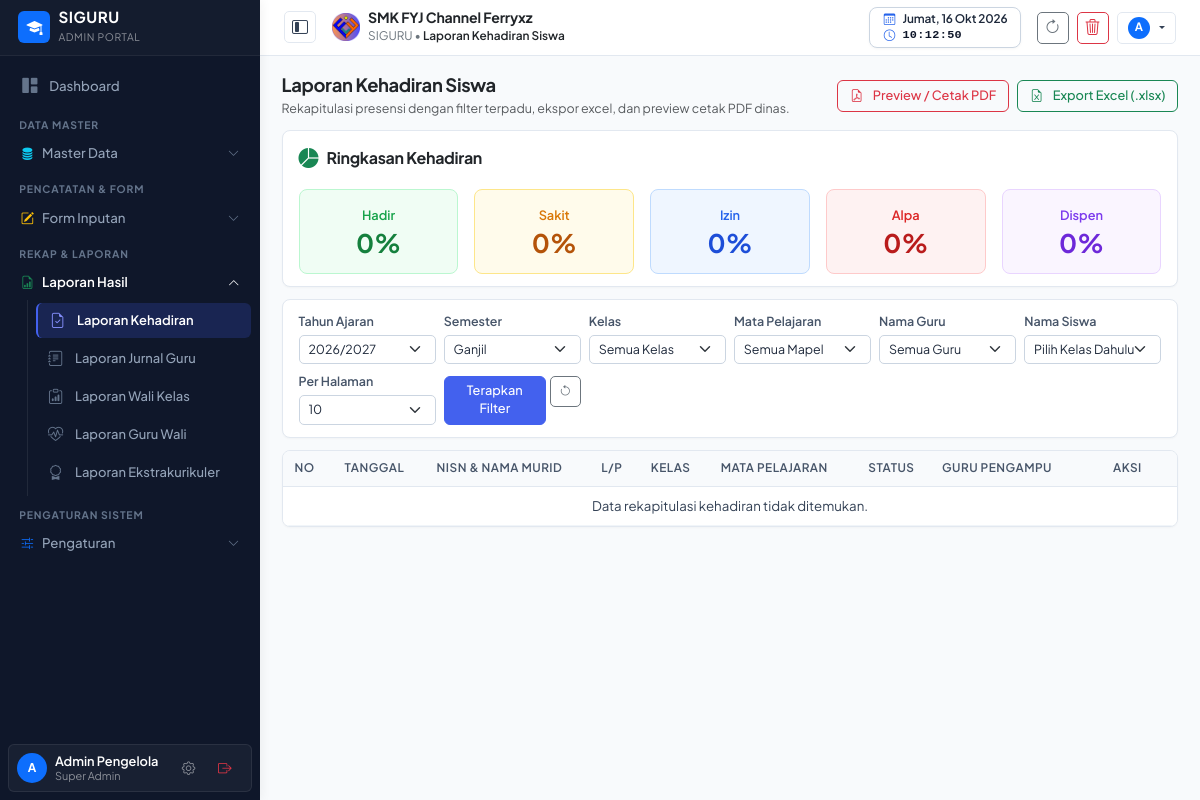
The page /laporan-absen.php (signed in) on the database as committed earlier.
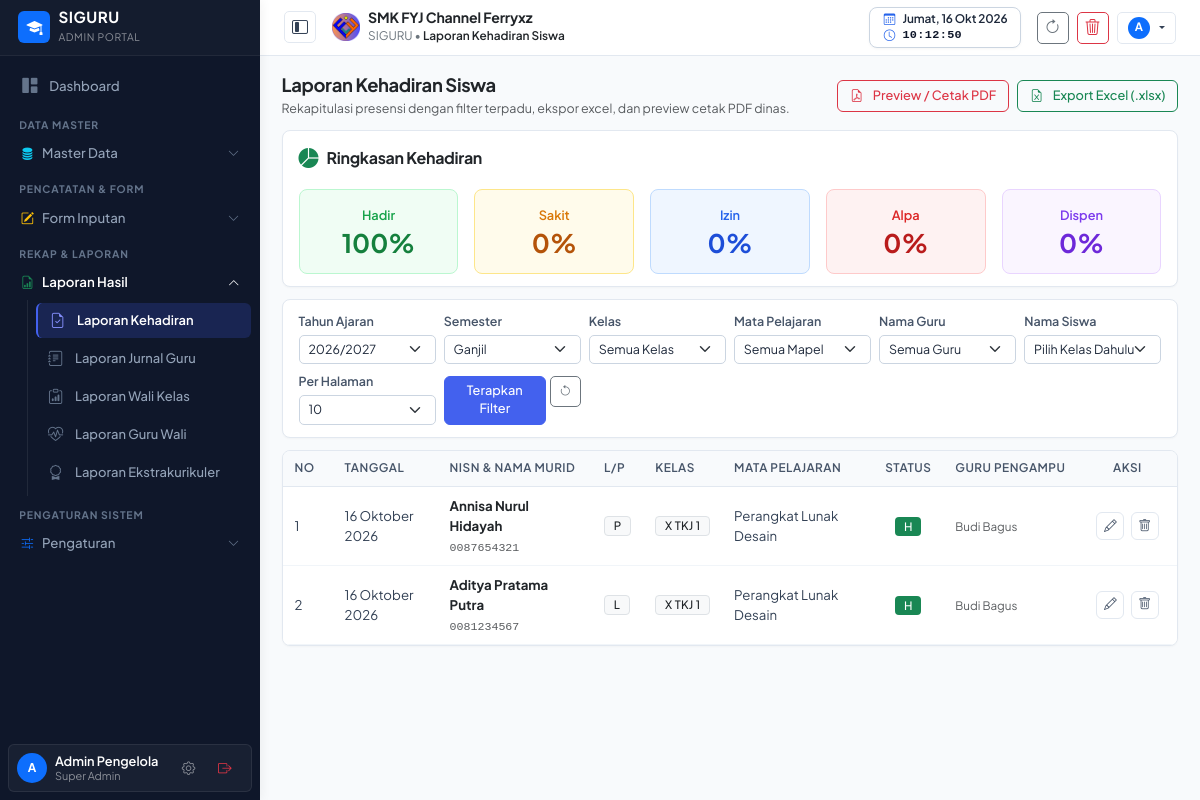
The same page on the database as committed later.
### tables this page shows
CREATE TABLE pengaturan (
    id INTEGER PRIMARY KEY AUTOINCREMENT,
    logo TEXT DEFAULT 'assets/images/logo.png',
    nama_sekolah TEXT DEFAULT 'SMK NEGERI 1 CONTOH',
    tahun_ajaran TEXT DEFAULT '2026/2027',
    semester TEXT DEFAULT 'Ganjil',
    kelas TEXT DEFAULT 'X RPL 1, X RPL 2, XI RPL 1, XI RPL 2, XII RPL 1, XII RPL 2',
    mata_pelajaran TEXT DEFAULT 'Matematika, Bahasa Indonesia, Pemrograman Web, Basis Data, Bahasa Inggris, PJOK, Pendidikan Agama',
    folder_jurnal TEXT,
    folder_foto TEXT,
    folder_guru_wali TEXT,
    folder_wali TEXT,
    folder_ekstra TEXT,
    link_db_absen TEXT,
    link_db_jurnal TEXT,
    link_db_guru_wali TEXT,
    link_db_wali TEXT,
    link_db_ekstra TEXT,
    list_ekstrakurikuler TEXT DEFAULT 'Pramuka, Paskibra, Futsal, Basket, Rohis, PMR, Desain Grafis, Robotik',
    kepala_sekolah TEXT DEFAULT 'Drs. H. Ahmad Fauzi, M.Pd.',
    nip_kepala_sekolah TEXT DEFAULT '19750815 199903 1 002'
, kop_surat TEXT DEFAULT 'assets/images/kop_surat.png', kop_size TEXT DEFAULT '90', kabupaten TEXT DEFAULT 'Klungkung', ttd_kepsek TEXT DEFAULT 'https://drive.google.com/thumbnail?id=1GUfUommgYjV-cnhU0tTB8kRJy8iXagkI', list_tahun_ajaran TEXT DEFAULT '["2025/2026", "2026/2027", "2027/2028"]');

CREATE TABLE hasil_absen (
    id INTEGER PRIMARY KEY AUTOINCREMENT,
    tanggal DATE NOT NULL,
    tahun_ajaran TEXT NOT NULL,
    semester TEXT NOT NULL,
    nisn TEXT NOT NULL,
    nama_murid TEXT NOT NULL,
    jenis_kelamin TEXT NOT NULL,
    kelas TEXT NOT NULL,
    keterangan TEXT NOT NULL,
    mata_pelajaran TEXT NOT NULL,
    nama_guru TEXT,
    created_at DATETIME DEFAULT CURRENT_TIMESTAMP
);

### config/helper.php (called while the page is built, shortened)
<?php
require_once __DIR__ . '/auth.php';
function getSettings() {
    $pdo = getDBConnection();
    try {
        static $checkedMigration = false;
        if (!$checkedMigration) {
            $checkedMigration = true;
            if (DB_DRIVER === 'sqlite') {
                $cols = $pdo->query("PRAGMA table_info(pengaturan)")->fetchAll(PDO::FETCH_COLUMN, 1);
            } else {
                $cols = $pdo->query("SHOW COLUMNS FROM pengaturan LIKE 'list_tahun_ajaran'")->fetchAll();
                if (empty($cols)) {
                    $pdo->exec("ALTER TABLE pengaturan ADD COLUMN list_tahun_ajaran TEXT DEFAULT '[\"2025/2026\", \"2026/2027\", \"2027/2028\"]'");
                }
            }
        }
        $stmt = $pdo->query("SELECT * FROM pengaturan LIMIT 1");
        $res = $stmt->fetch();
        if ($res) {
            return $res;
        }
    } catch (Exception $e) {}
    return [
        'id' => 1,
        'logo' => 'assets/images/logo.png',
        'nama_sekolah' => 'SMK FYJ Channel Ferryxz',
        'tahun_ajaran' => '2026/2027',
        'list_tahun_ajaran' => json_encode(['2025/2026', '2026/2027', '2027/2028']),
        'semester' => 'Ganjil',
        'kelas' => 'XI DKV 1, XI DKV 2, XII DKV, X DKV',
        'mata_pelajaran' => '["Perangkat Lunak Desain", "Proses Produksi Desain", "Desain Breif", "Karya Desain", "Kreativitas, Inovasi, dan Kewirausahaan", "Seni Budaya", "Seni Rupa"]',
        'folder_jurnal' => 'https://drive.google.com/drive/folders/1g1iaALpfRo8oovkJNoPxy_MIDLv5axEB?usp=drive_link',
        'folder_foto' => 'https://drive.google.com/drive/folders/1PmA4EHMEVfgbup9ZJuBrIlFzg37gsQO3?usp=sharing',
        'folder_guru_wali' => 'https://drive.google.com/drive/folders/12RUHlItCa8smp58-aixHOTWHld21md9_?usp=drive_link',
        'folder_wali' => 'https://drive.google.com/drive/folders/1uNSsLv2rUUC1c_ykBhnkzQ7y43DRxaDj?usp=drive_link',
        'folder_ekstra' => 'https://drive.google.com/drive/folders/1Jf8BcS1jHO1wUYCzk6dQi9_sy7BRyroM?usp=drive_link',
        'link_db_absen' => '',
        'link_db_jurnal' => '',
        'link_db_guru_wali' => '',
        'link_db_wali' => '',
        'link_db_ekstra' => '',
        'list_ekstrakurikuler' => 'Pramuka, Paskibra, Futsal, Basket, Rohis, PMR, Desain Grafis, Robotik',
        'kepala_sekolah' => 'Drs. H. Ahmad Fauzi, M.Pd.',
        'nip_kepala_sekolah' => '19750815 199903 1 002',
        'kop_surat' => 'assets/images/kop_surat.png',
        'kop_size' => '90',
        'kabupaten' => 'Klungkung',
        'ttd_kepsek' => 'https://drive.google.com/thumbnail?id=1GUfUommgYjV-cnhU0tTB8kRJy8iXagkI'
    ];
}
$settings = getSettings();
function getDaftarTahunAjaran() {
    global $settings;
    $list = [];
    if (!empty($settings['list_tahun_ajaran'])) {
        $list = getListOptions($settings['list_tahun_ajaran']);
    }
    sort($list);
    return array_values(array_filter(array_unique($list)));
}
function formatDateIndo(string|int|null $date): string {
    $bulan = [
        1 => 'Januari', 'Februari', 'Maret', 'April', 'Mei', 'Juni',
        'Juli', 'Agustus', 'September', 'Oktober', 'November', 'Desember'
    ];
    $time = strtotime((string)$date);
    $tgl = date('d', $time);
    $bln = $bulan[(int)date('m', $time)];
    $thn = date('Y', $time);
    return "$tgl $bln $thn";
}
function getListOptions(string|array|null $stringOrJson): array {
    $str = trim((string)$stringOrJson);
    if ((strpos($str, '[') === 0 && substr($str, -1) === ']') || (strpos($str, '{') === 0 && substr($str, -1) === '}')) {
        $decoded = json_decode($str, true);
        if (is_array($decoded)) {
            $cleaned = array_values(array_filter(array_map('trim', $decoded), function($x) {
                return $x !== '' && $x !== '[]' && !in_array($x, ['«', '»', '&lt;', '&gt;', '<', '>']) && stripos($x, 'c_rgszSh') === false;
            }));
            return $cleaned;
        }
    }
    $reconstructed = [];
    return array_values(array_unique(array_filter($reconstructed)));
}

### config/auth.php (called while the page is built, shortened)
<?php
function isLoggedIn() {
    return isset($_SESSION['user_id']) && !empty($_SESSION['user_id']);
}
function currentUser() {
    return [
        'id' => $_SESSION['user_id'] ?? null,
        'username' => $_SESSION['username'] ?? '',
        'nama' => $_SESSION['nama'] ?? '',
        'nip' => $_SESSION['nip'] ?? '',
        'hak_akses' => $_SESSION['hak_akses'] ?? 'Pelihat',
        'foto' => $_SESSION['foto'] ?? ''
    ];
}
function isSuperAdmin() {
    $user = currentUser();
    $role = $user['hak_akses'] ?? '';
    if ($role === 'Super Admin' || $role === 'admin') return true;
    $roles = array_map('trim', explode(',', $role));
    return in_array('Super Admin', $roles) || in_array('admin', $roles);
}
function isPelihat() {
    $user = currentUser();
    if (isSuperAdmin()) return false;
    $roles = array_map('trim', explode(',', $user['hak_akses'] ?? ''));
    return in_array('Pelihat', $roles);
}
function canManageReport($type, $record) {
    if (isSuperAdmin()) return true;
}

### laporan-absen.php (the view, shortened to what the rows shown need)
<?php
require_once __DIR__ . '/config/auth.php';
require_once __DIR__ . '/config/helper.php';
$taList = getDaftarTahunAjaran();
$filterTA = $_GET['ta'] ?? $settings['tahun_ajaran'];
$filterSemester = $_GET['semester'] ?? $settings['semester'];
require_once __DIR__ . '/views/header.php';
require_once __DIR__ . '/views/sidebar.php';
$rawLimit = isset($_GET['limit']) ? (int)$_GET['limit'] : 10;
$limit = in_array($rawLimit, [10, 20, 50, 100, 250, 500]) ? $rawLimit : 10;
$page = max(1, (int)($_GET['page'] ?? 1));
$offset = ($page - 1) * $limit;
$whereClauses = ["tahun_ajaran = ?", "semester = ?"];
$params = [$filterTA, $filterSemester];
$sqlWhere = "WHERE " . implode(" AND ", $whereClauses);
$stmt = $pdo->prepare("SELECT * FROM hasil_absen $sqlWhere ORDER BY tanggal DESC, id DESC LIMIT $limit OFFSET $offset");
$stmt->execute($params);
$laporanRows = $stmt->fetchAll();
?>
<main class="content-wrapper">
    <div class="card card-table p-3 mb-4">
        <form method="GET" class="row g-2 align-items-center">
            <div class="col-md-2 col-6">
                <label class="form-label small text-muted mb-0">Tahun Ajaran</label>
                <select name="ta" class="form-select form-select-sm">
                    <?php foreach ($taList as $taOpt): ?>
                        <option value="<?= htmlspecialchars($taOpt) ?>" <?= $filterTA === $taOpt ? 'selected' : '' ?>>
                            <?= htmlspecialchars($taOpt) ?>
                        </option>
                    <?php endforeach; ?>
                </select>
            </div>
            <div class="col-md-2 col-6">
                <label class="form-label small text-muted mb-0">Semester</label>
                <select name="semester" class="form-select form-select-sm">
                    <option value="Ganjil" <?= $filterSemester === 'Ganjil' ? 'selected' : '' ?>>Ganjil</option>
                </select>
            </div>
        </form>
    </div>
    <div class="card card-table overflow-hidden">
        <div class="table-responsive">
            <table class="table table-custom align-middle mb-0">
                <thead>
                    <tr>
                        <th style="width: 50px;">No</th>
                        <th>Tanggal</th>
                        <th>NISN & Nama Murid</th>
                        <th>L/P</th>
                        <th>Kelas</th>
                        <th>Mata Pelajaran</th>
                        <th class="text-center">Status</th>
                        <th>Guru Pengampu</th>
                        <th class="text-center" style="width: 100px;">Aksi</th>
                    </tr>
                </thead>
                <tbody>
                    <?php if (empty($laporanRows)): ?>
                        <tr><td colspan="9" class="text-center text-muted py-4">Data rekapitulasi kehadiran tidak ditemukan.</td></tr>
                    <?php else:
                        $no = $offset + 1;
                        foreach ($laporanRows as $lr):
                            $ketBadge = 'bg-secondary';
                            if ($lr['keterangan'] === 'H') $ketBadge = 'bg-success';
                    ?>
                        <tr>
                            <td><?= $no++ ?></td>
                            <td><?= formatDateIndo($lr['tanggal']) ?></td>
                            <td>
                                <div class="fw-bold text-dark"><?= htmlspecialchars($lr['nama_murid']) ?></div>
                                <small class="text-muted font-monospace"><?= htmlspecialchars($lr['nisn']) ?></small>
                            </td>
                            <td><span class="badge bg-light text-dark border"><?= $lr['jenis_kelamin'] ?></span></td>
                            <td><span class="badge bg-light text-dark border"><?= htmlspecialchars($lr['kelas']) ?></span></td>
                            <td><?= htmlspecialchars($lr['mata_pelajaran']) ?></td>
                            <td class="text-center">
                                <span class="badge <?= $ketBadge ?> px-3 py-1 fw-bold"><?= $lr['keterangan'] ?></span>
                            </td>
                            <td><small class="text-muted"><?= htmlspecialchars($lr['nama_guru']) ?></small></td>
                            <td class="text-center nowrap">
                                <?php if (canManageReport('absen', $lr)): ?>
                                    <button type="button" class="btn btn-outline-primary btn-sm rounded-pill px-2 py-0"
                                        onclick="editAbsen(<?= htmlspecialchars(json_encode($lr), ENT_QUOTES, 'UTF-8') ?>)" title="Edit Presensi">
                                        <i class="bi bi-pencil"></i>
                                    </button>
                                    <button type="button" class="btn btn-outline-danger btn-sm rounded-pill px-2 py-0 ms-1"
                                        onclick="deleteAbsen(<?= (int)$lr['id'] ?>, <?= htmlspecialchars(json_encode($lr['nama_murid']), ENT_QUOTES, 'UTF-8') ?>)" title="Hapus Data">
                                        <i class="bi bi-trash"></i>
                                    </button>
                                <?php else: ?>
                                    <span class="badge bg-light text-muted border py-1 px-2" title="Hanya guru pencatat (<?= htmlspecialchars($lr['nama_guru']) ?>) atau Super Admin yang dapat mengubah data ini">
                                        <i class="bi bi-lock-fill text-secondary me-1"></i> Terkunci
                                    </span>
                                <?php endif; ?>
                            </td>
                        </tr>
                    <?php endforeach; endif; ?>
                </tbody>
            </table>
        </div>
    </div>
</main>
<?php require_once __DIR__ . '/views/footer.php'; ?>

### views/header.php (shortened to what the rows shown need)
<?php
require_once __DIR__ . '/../config/auth.php';
require_once __DIR__ . '/../config/helper.php';
$settings = getSettings();
?>
<!DOCTYPE html>
<html lang="id">
<head>
    <link href="https://cdn.jsdelivr.net/npm/bootstrap@5.3.2/dist/css/bootstrap.min.css" rel="stylesheet">
    <link rel="stylesheet" href="https://cdn.jsdelivr.net/npm/bootstrap-icons@1.11.3/font/bootstrap-icons.min.css">
    <link rel="stylesheet" href="https://cdnjs.cloudflare.com/ajax/libs/font-awesome/6.5.1/css/all.min.css">
    <link rel="stylesheet" href="assets/css/style.css?v=<?= time() ?>">
</head>
<body>
<header class="main-header d-flex align-items-center justify-content-between px-3 px-md-4">
    <div class="d-flex align-items-center gap-2 gap-md-3">
        <div class="d-flex align-items-center gap-2">
            <img src="<?= htmlspecialchars($settings['logo'] ?? 'assets/images/logo.png') ?>" alt="Logo" class="rounded" style="height: 28px; width: 28px; object-fit: contain;">
            <div>
                <span class="d-none d-md-block fw-bold text-dark mb-0" style="font-size: 0.88rem; line-height: 1.15; letter-spacing: -0.01em;">
                    <?= htmlspecialchars($settings['nama_sekolah'] ?? 'SMK FYJ Channel Ferryxz') ?>
                </span>
                <span class="text-secondary small" style="line-height: 1.1; font-size: 0.74rem;">
                    SIGURU &bull; <span class="fw-semibold text-dark"><?= htmlspecialchars($pageTitle ?? 'Dashboard') ?></span>
                </span>
            </div>
        </div>
    </div>
</header>

Rows that differ between the two databases and show on the page:
added hasil_absen: tanggal "16 Oktober 2026", nama_murid "Annisa Nurul Hidayah", nisn "0087654321", jenis_kelamin "P", kelas "X TKJ 1", mata_pelajaran "Perangkat Lunak Desain", keterangan "H", nama_guru "Budi Bagus"
added hasil_absen: tanggal "16 Oktober 2026", nama_murid "Aditya Pratama Putra", nisn "0081234567", jenis_kelamin "L", kelas "X TKJ 1", mata_pelajaran "Perangkat Lunak Desain", keterangan "H", nama_guru "Budi Bagus"
Other text that changed with them:
$pctHadir: "0" → "100"
text no longer shown: "Data rekapitulasi kehadiran tidak ditemukan."
